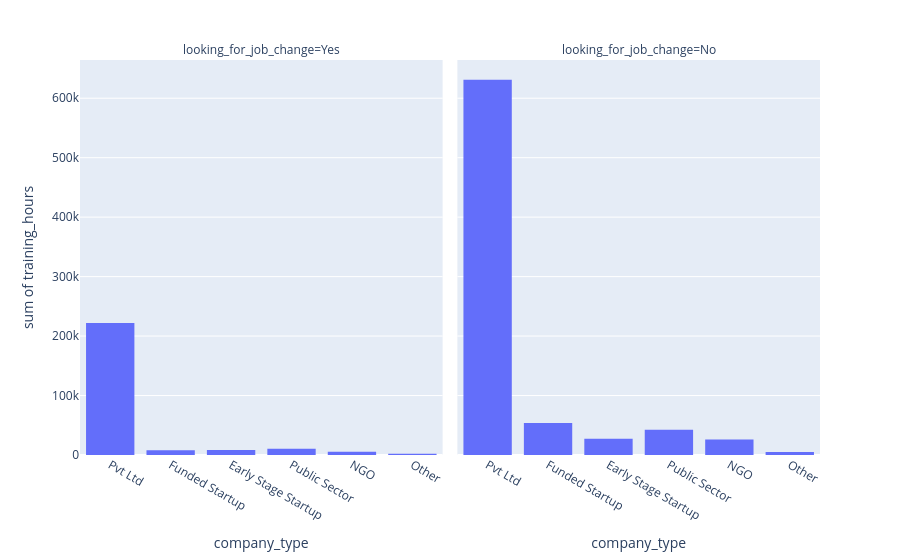

The notebook cell this image was saved under:
### Code cell
px.histogram(data,x = 'company_type' , y = 'training_hours',facet_col = 'looking_for_job_change')#,color_discrete_sequence=['blue'])

### Figure 1 — Plotly figure (JSON) as saved in the notebook; plotly's stock layout.template omitted (floating-point values rounded to 4 significant figures; data arrays with more than 128 entries replaced by an {"elided": "..."} marker saying what was removed)
{"data": [{"bingroup": "x", "histfunc": "sum", "hovertemplate": "looking_for_job_change=Yes<br>company_type=%{x}<br>sum of training_hours=%{y}<extra></extra>", "legendgroup": "", "marker": {"color": "#636efa", "pattern": {"shape": ""}}, "name": "", "orientation": "v", "showlegend": false, "type": "histogram", "x": {"elided": "4074 str values"}, "xaxis": "x", "y": {"elided": "4074 int values"}, "yaxis": "y"}, {"bingroup": "x", "histfunc": "sum", "hovertemplate": "looking_for_job_change=No<br>company_type=%{x}<br>sum of training_hours=%{y}<extra></extra>", "legendgroup": "", "marker": {"color": "#636efa", "pattern": {"shape": ""}}, "name": "", "orientation": "v", "showlegend": false, "type": "histogram", "x": {"elided": "11877 str values"}, "xaxis": "x2", "y": {"elided": "11877 int values"}, "yaxis": "y2"}], "layout": {"annotations": [{"font": {}, "showarrow": false, "text": "looking_for_job_change=Yes", "x": 0.245, "xanchor": "center", "xref": "paper", "y": 1, "yanchor": "bottom", "yref": "paper"}, {"font": {}, "showarrow": false, "text": "looking_for_job_change=No", "x": 0.755, "xanchor": "center", "xref": "paper", "y": 1, "yanchor": "bottom", "yref": "paper"}], "barmode": "relative", "legend": {"tracegroupgap": 0}, "margin": {"t": 60}, "xaxis": {"anchor": "y", "domain": [0, 0.49], "title": {"text": "company_type"}}, "xaxis2": {"anchor": "y2", "domain": [0.51, 1], "matches": "x", "title": {"text": "company_type"}}, "yaxis": {"anchor": "x", "domain": [0, 1], "title": {"text": "sum of training_hours"}}, "yaxis2": {"anchor": "x2", "domain": [0, 1], "matches": "y", "showticklabels": false}}}
